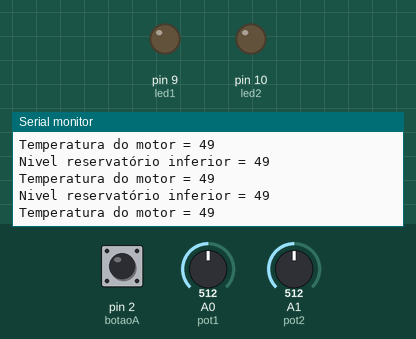
Recording of a sketch running on a simulated Arduino Uno, built with avr-gcc and run on an emulated ATmega328P. Shown: output pins drawn as LEDs (lit = HIGH), the last lines printed to the serial monitor. The inputs (shaded band) are chosen by the test bench; at power-on: A1 (pot2) = 512, pin 2 (botaoA) HIGH, A0 (pot1) = 512.

Above: at 1.2 s.
1.3 s: A1 (pot2) set to 817
At 1.8 s:
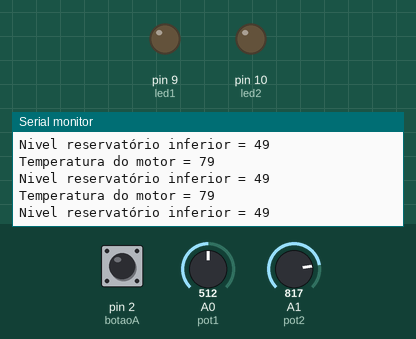
2.8 s: A1 (pot2) set to 840
At 3.5 s:
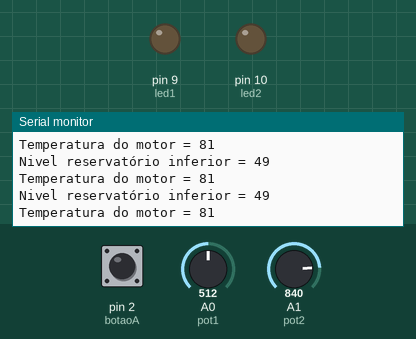
Timing chart, 0 to 5.8 s (numbered marks = the images above; inputs shaded):
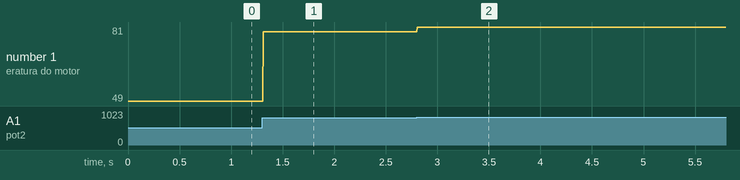

Measured:
- the behaviour switches between 831 and 832 on A1 (pot2) (found by bisection; images 1 and 2)
- after the input at 1.3 s, the serial monitor: prints a new line at once (image 1)
- after the input at 2.8 s, the serial monitor: prints a new line at once (image 2)
- plotted number 1: 49 → 79 after the input at 1.3 s, 79 → 81 after the input at 2.8 s

The sketch:

2.monitoramento.de.bomba.ino
```cpp
const int pot1 = A0;  //potenciometro 1 na porta analogica A0
const int pot2 = A1;  // potenciometro 2 na pora analogica A1

const int botaoA = 2;  // botao a u botao 1 na porta 2
const int led1 = 9;    // led 1 na porta 9
const int led2 = 10;   // led 2 na porta 10
const int led3 = 11;   // led 3 na porta 11
const int led4 = 12;   // led 4 na porta 12

bool estadobotaoA = 1;         // "valor certo" do botao a
bool ultimoestadoA = 1;        // primeiro valor (sucetivel ao debounce)
unsigned long tempoA = 0;      //tempo para o primeiro botao
const int debouncetimer = 50;  // define o tempo de espera para estabilização da leitura do botão

unsigned long tempoAnterior = 0;
const int intervalo = 500;
bool estadoLed = LOW;


void setup() {
  pinMode(botaoA, INPUT_PULLUP);  // define se o botao vai ser pull up ou down intenamente

  pinMode(pot1, INPUT);  // define potnciometro como entrada
  pinMode(pot2, INPUT);  // define potnciometro como entrada

  pinMode(led1, OUTPUT);  // define o led como saida
  pinMode(led2, OUTPUT);  // define o led como saida

  Serial.begin(115200);  // define velocidade
}

void loop() {
  int valorA = digitalRead(botaoA);

  if (valorA != ultimoestadoA)  // se o valor lido do botão for diferente do ultimo estado lido (primeiro)
  {
    tempoA = millis();  //guarda o mili segundo exato da mudança de estado do botao na variavel tempo
                        // atribiu a tempo o valor em mili segundos de quando o botão mudou de estado
  }

  if (millis() - tempoA > debouncetimer) {
    if (valorA != estadobotaoA) {
      estadobotaoA = valorA;
    }
  }

  int valor_pot1 = analogRead(pot1);                      //  mesma coisa que o digital read utilizado anteriormente
  int valor_porcentagem1 = (valor_pot1 * 100.00) / 1026;  // converte pra porcentagem (0 a 100%)
  Serial.print("Nivel reservatório inferior = ");
  Serial.println(valor_porcentagem1);

  int valor_pot2 = analogRead(pot2);                     //  mesma coisa que o digital read utilizado anteriormente
  int valor_temperatura = (valor_pot2 * 100.00) / 1026;  // converte pra valor de porcentagem que vai ser igual a temp
  Serial.print("Temperatura do motor = ");
  Serial.println(valor_temperatura);


  if (botaoA == LOW && valor_porcentagem1 > 15) {
    digitalWrite(led1, HIGH);
    if (valor_porcentagem1 < 5) {
      digitalWrite(led1, LOW);
    }
  }

  if (valor_temperatura > 80) {
    digitalWrite(led1, LOW);

    if (millis() - tempoAnterior >= intervalo) {
      tempoAnterior = millis();

      estadoLed = !estadoLed;        // alterna estado do led pra high
      digitalWrite(led4, estadoLed); // atribui o valor 1 ao led
      Serial.println("Alarme falha");
    }
  }

  if (botaoA == LOW && valor_porcentagem1 > 15 && valor_temperatura < 80){
    digitalWrite(led1, HIGH);
    digitalWrite(led4, LOW);
  } else{
    digitalWrite(led1, LOW);
  }
}
```
